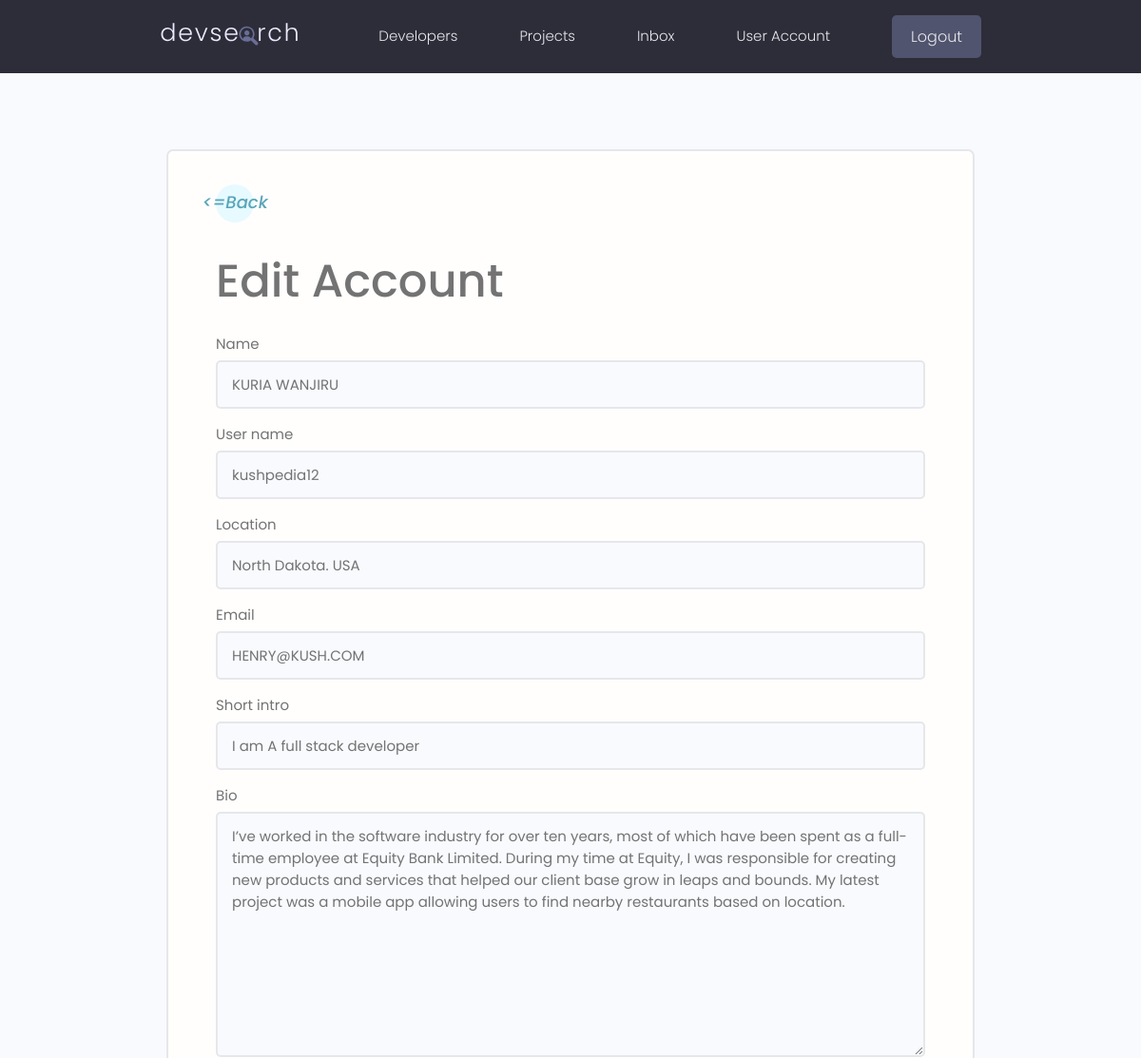
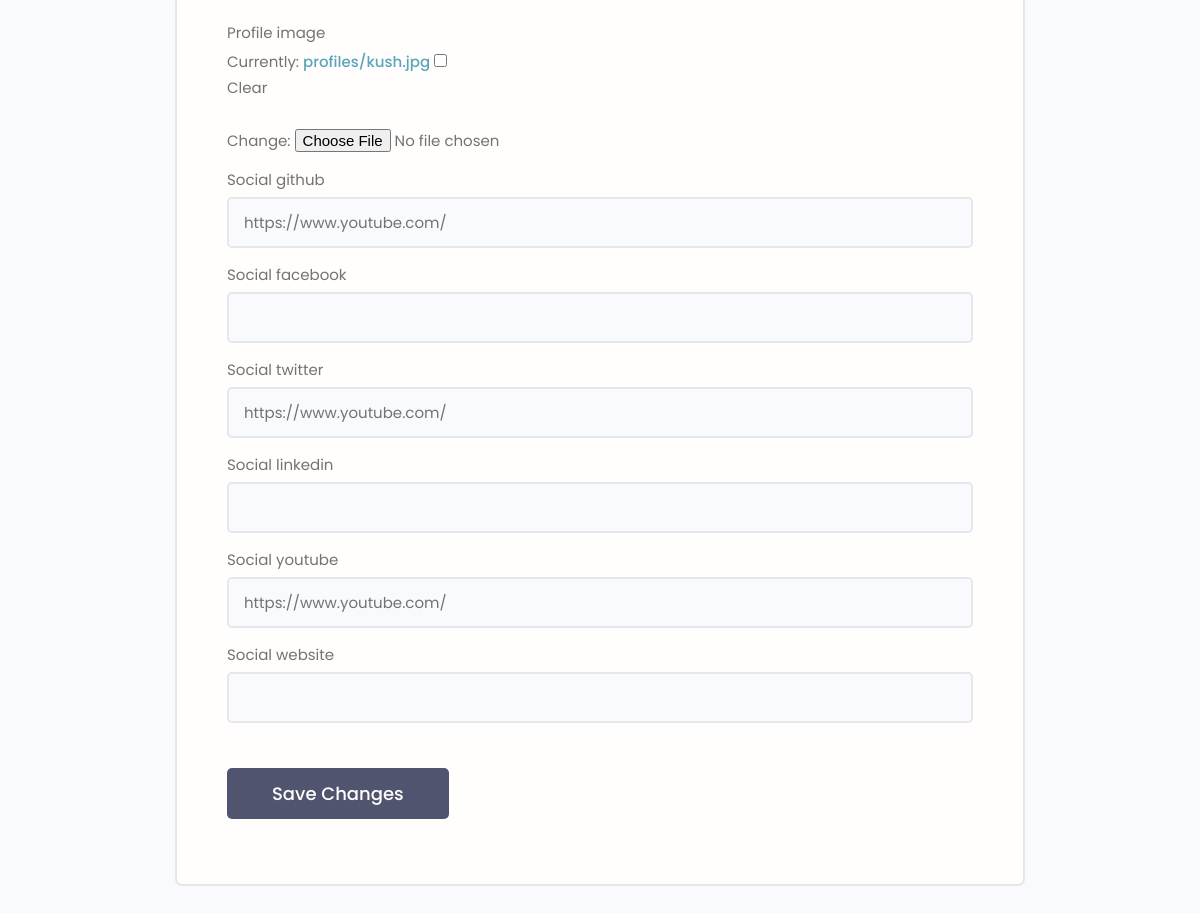
Page /edit-account/ (signed in) on the earlier database version (2 pictures, top to bottom).
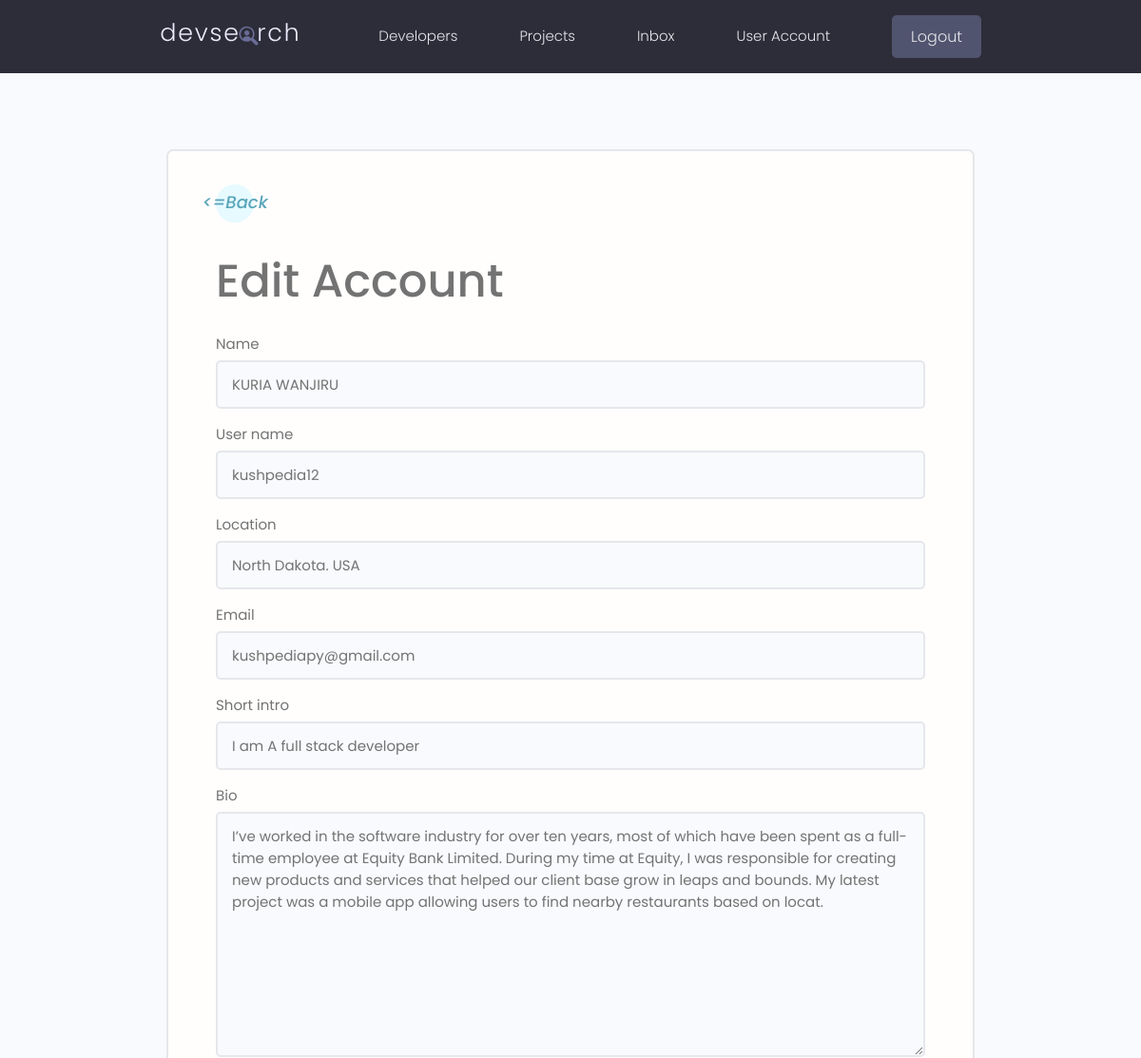
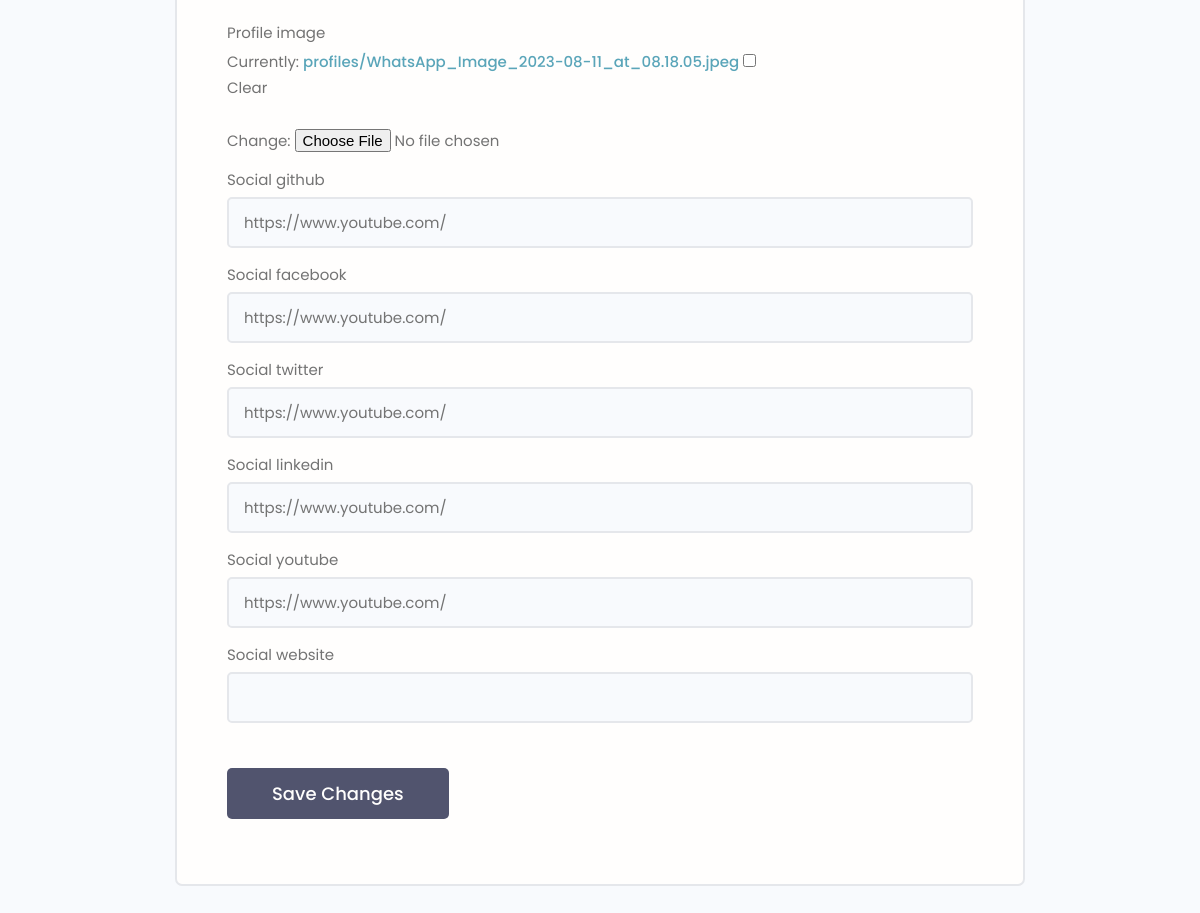
Same page on the later database version (2 pictures, top to bottom).
### users/models.py (models this page shows, shortened)
class Profile(models.Model):
    user  = models.OneToOneField(User, on_delete=models.CASCADE, null=True, blank=True)
    name = models.CharField(max_length=200,null=True, blank=True)
    user_name = models.CharField(max_length=200,null=True, blank=True)
    location = models.CharField(max_length=200,null=True, blank=True)
    email = models.EmailField(max_length=500, null=True, blank=True)
    short_intro = models.CharField(max_length=200, null=True, blank=True)
    bio = models.TextField(null=True, blank=True)
    profile_image = models.FileField(null=True, blank=True,
                                    upload_to='profiles/', default="profiles/user-default.png")
    social_github = models.CharField(max_length=200,null=True, blank=True)
    social_facebook = models.CharField(max_length=200,null=True, blank=True)
    social_twitter = models.CharField(max_length=200,null=True, blank=True)
    social_linkedin = models.CharField(max_length=200,null=True, blank=True)
    social_youtube = models.CharField(max_length=200,null=True, blank=True)
    social_website = models.CharField(max_length=200,null=True, blank=True)
    created =models.DateTimeField(auto_now_add=True)
    id = models.UUIDField(default=uuid.uuid4, unique=True,editable=False,
                            primary_key=True)

### users/views.py (the view)
# urls.py: path('edit-account/', views.editAccount, name='edit-account'),
@login_required(login_url='login')
def editAccount(request):
    profile = request.user.profile
    form = ProfileForm(instance=profile)
    if request.method == 'POST':
        form = ProfileForm(request.POST, request.FILES, instance = profile)
        if form.is_valid():
            form.save()
            return redirect('account')
    context = {'form':form}
    return render(request, 'users/profile_form.html', context)

### users/forms.py
class ProfileForm(ModelForm):
    class Meta:
        model = Profile
        fields = ['name', 'user_name', 'location', 'email', 'short_intro',
                'bio', 'profile_image', 'social_github', 'social_facebook',
                'social_twitter', 'social_linkedin', 'social_youtube', 'social_website']
    def __init__(self, *args, **kwargs):
            super(ProfileForm, self).__init__(*args, **kwargs)
            for name, field in self.fields.items():
                field.widget.attrs.update(
                        {'class':'input'}
                        )

### users/templates/users/profile_form.html (shortened to what this page needs)
{% extends 'main.html' %}
{% block content %}
<main class="formPage my-xl">
    <div class="content-box">
        <div class="formWrapper">
            <a class="backButton" href="{% url 'account' %}"><i class="im im-angle-left"><=Back</i></a>
            <br>
            <h1>Edit Account</h1>
            <form  action="{% url 'edit-account' %}" method="post" enctype="multipart/form-data" class="form">
                {% for field in form %}
                <div class="form__field">
                    <label for="formInput#text">{{field.label}} </label>
                    {{field}}
                </div>
                {% endfor %}
                <input class="btn btn--sub btn--lg  my-md" type="submit" value="Save Changes" />
            </form>
        </div>
    </div>
</main>
{% endblock content %}

Differences in the rows shown:
changed Profile "KURIA WANJIRU": email "HENRY@KUSH.COM" → "kushpediapy@gmail.com"; bio "…nearby restaurants based on location." → "…nearby restaurants based on locat."; social_facebook (not shown) → "https://www.youtube.com/"; social_linkedin (not shown) → "https://www.youtube.com/"
Other differences:
text no longer shown: "Currently: profiles/kush.jpg Clear Change:"
text now shown: "Currently: profiles/WhatsApp_Image_2023-08-11_at_08.18.05.jpeg Clear Change:"
